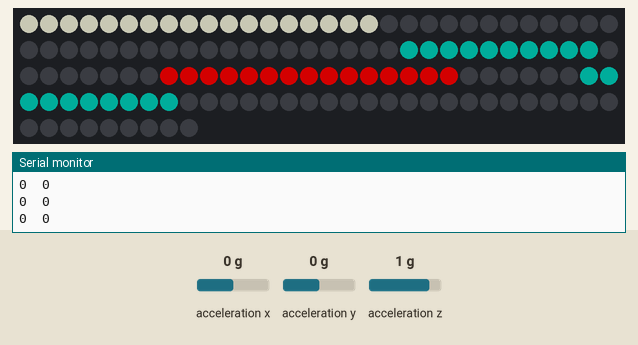
This sketch was run on a simulated Arduino Uno, built with avr-gcc and run on an emulated ATmega328P. Shown: 129 RGB LEDs in strip order, left to right, continuing on the next row, the last lines printed to the serial monitor. The inputs (shaded band) are chosen by the test bench; at power-on: acceleration x 0 g, acceleration y 0 g, acceleration z 1 g. Dim RGB values are drawn brighter than linear; random numbers use the default seed unless the sketch sets one.

Above: at 1.5 s.
1.6 s: acceleration x set to 0.8 g
At 2.8 s:
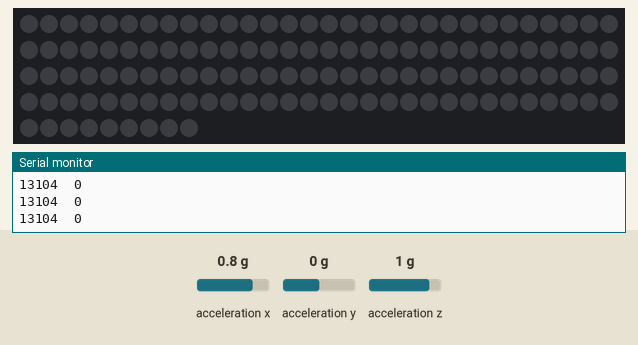
3.7 s: acceleration x set to -0.1 g
At 4.1 s:
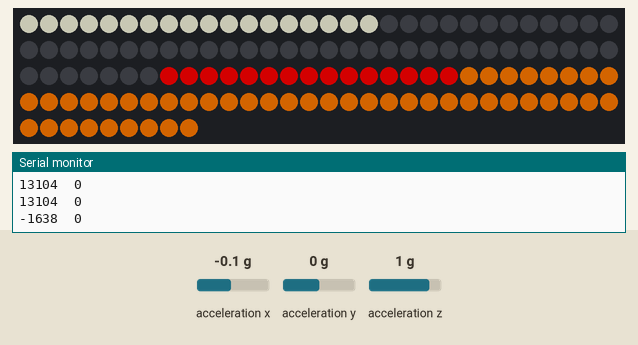
7.2 s: acceleration x set to 0 g
At 7.99 s:
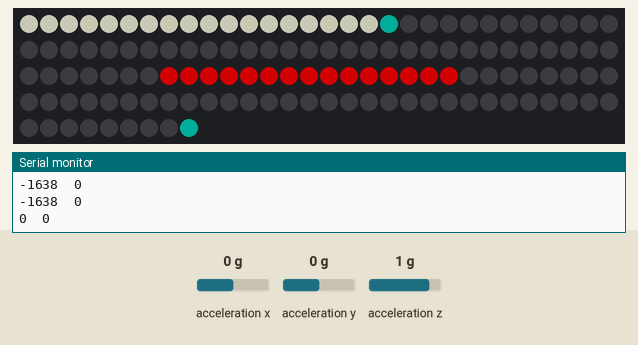
10.7 s: acceleration y set to -1.4 g
At 11.8 s:
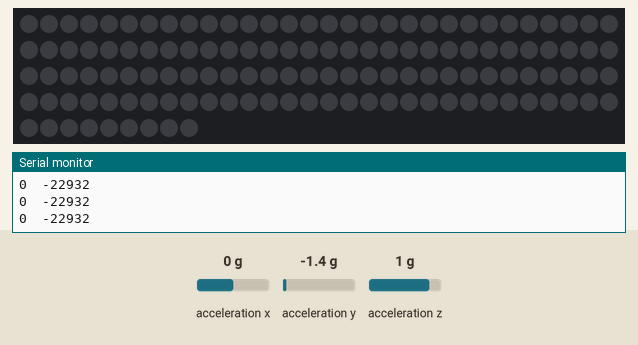
12.3 s: acceleration y set to 0.1 g
At 12.79 s:
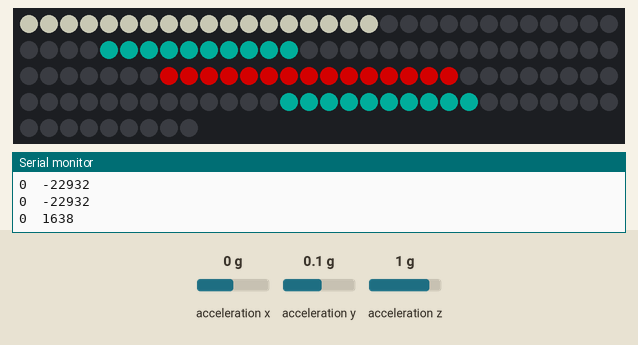
Timing chart, 0 to 15.3 s (numbered marks = the images above; inputs shaded):
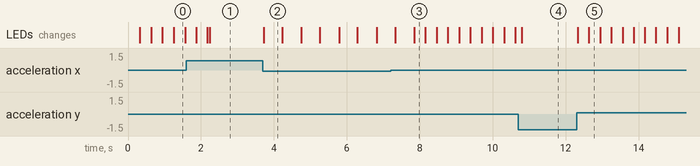

The sketch:

main.ino
```cpp
//Pin Setup
int lEDPin = 6;

//Libraries
#include <Wire.h>
#include <Adafruit_MMA8451.h>
#include <Adafruit_Sensor.h>
#include <Adafruit_NeoPixel.h>

//initialization
Adafruit_NeoPixel strip = Adafruit_NeoPixel(129, lEDPin, NEO_GRB + NEO_KHZ800);
Adafruit_MMA8451 mma = Adafruit_MMA8451();

//Color definitions
uint32_t white = strip.Color(100,100,90);
uint32_t red = strip.Color(127,0,0);
uint32_t orange = strip.Color(127,60,0);
uint32_t teal = strip.Color(0,50,45);
uint32_t chillColor = teal;

//Board Locations
int startF = 0;
int startR = 18;
int startB = 67;
int startL = 82;
int endL = 128;

int chillLength = 10;
int chillSpeed = 7; //Milliseconds before update

int stepOnLength = 12;
int stepOnSpeed = 7;

int signalSpeed = 500;

//accelerometer


void setup() {
  Serial.begin(9600);
  if (! mma.begin()) {
    Serial.println("Couldnt start");
    while (1);
  }

  mma.setRange(MMA8451_RANGE_2_G);

  Serial.print("Range = "); Serial.print(2 << mma.getRange());
  Serial.println("G");

  strip.begin();
  strip.show(); // Initialize all pixels to 'off'
}

void loop() {
  mma.read();
  Serial.print(mma.x); Serial.print("\t"); Serial.println(mma.y);
  if(mma.x < -2000 || mma.x > 2000)
  {
    off();
  }
  else
  {
    if(mma.y < -3500)
    {
      off();
    }
    else if(mma.y < -450)
    {
      forward();
      if(mma.x > 600)
     {
      signalRight();
     }
     else if(mma.x < -460)
     {
      signalLeft();
     }
     else
     {
      chill();
     }
    }
    else if(mma.y < -350)
    {
      delay(500);
      if(mma.y > -450 && mma.y < -350)
      {
        stepOn();
      }
    }
    else if(mma.y < -130)
    {
      off();
    }
    else if(mma.y < 3500)
    {
      forward();
      if(mma.x > 600)
     {
      signalRight();
     }
     else if(mma.x < -460)
     {
      signalLeft();
     }
     else
     {
      chill();
     }
    }
    else
    {
      off();
    }
  }
  delay(10);
}

void forward(){
  for(int i = startF; i < startR; i ++)
  {
  strip.setPixelColor(i, white);
  }

  for(int i = startR; i < startB; i++)
  {
    strip.setPixelColor(i, 0);
  }

  for(int i = startB; i < startL; i ++)
  {
  strip.setPixelColor(i, red);
  }

  for(int i = startL; i <= endL; i++)
  {
    strip.setPixelColor(i, 0);
  }

  strip.show();
}

void reverse(){
  for(int i = startF; i < startR; i ++)
  {
  strip.setPixelColor(i, red);
  }

  for(int i = startB; i < startL; i ++)
  {
  strip.setPixelColor(i, white);
  }

  strip.show();
}

void signalRight(){
  for(int i = startR; i < startB; i++)
  {
    strip.setPixelColor(i, orange);
  }
  strip.show();
  delay(signalSpeed);
  for(int i = startR; i < startB; i++)
  {
    strip.setPixelColor(i, 0);
  }
  strip.show();
  delay(signalSpeed);
}

void signalLeft(){
  for(int i = startL; i <= endL; i++)
  {
    strip.setPixelColor(i, orange);
  }
  strip.show();
  delay(signalSpeed);
  for(int i = startL; i <= endL; i++)
  {
    strip.setPixelColor(i, 0);
  }
  strip.show();
  delay(signalSpeed);
}

void chill(){
  for(int leader = startR; leader < startB + chillLength; leader ++)
  {
    if(leader < startB)
    {
    strip.setPixelColor(leader, chillColor);
    }
    if((endL + startR) - leader <=endL && (endL + startR) - leader >= startL)
    {
      strip.setPixelColor((endL + startR) - leader, chillColor);
    }

    if(leader - chillLength >= startR)
    {
      strip.setPixelColor(leader - chillLength, 0);
    }

    if(endL + startR - leader + chillLength <= endL)
    {
      strip.setPixelColor(endL + startR - leader + chillLength, 0);
    }
    strip.show();
    delay(chillSpeed);
  }

}

void party(){
  for(int cycle = 0; cycle < 20; cycle++){
    for(int i = 10; i < 30; i++){
      strip.setPixelColor(i, random(127), random(127), random(127));
    }
    for(int i = 40; i < 60; i++){
      strip.setPixelColor(i, random(127), random(127), random(127));
    }

    strip.show();
    delay(50);

    for(int i = 10; i < 30; i++){
      strip.setPixelColor(i, 0);
    }
    for(int i = 40; i < 60; i++){
      strip.setPixelColor(i, 0);
    }

    strip.show();
    delay(10);
  }
}


void stepOn(){
    int follow;
    for(int leader = 0; leader <= endL; leader ++)
    {
      if(leader - stepOnLength < 0)
      {
        follow = leader - stepOnLength + 128;
      }
      else
      {
        follow = leader - stepOnLength;
      }
      strip.setPixelColor(leader, teal);
      strip.setPixelColor(follow, 0);
      strip.show();
      delay(stepOnSpeed);
    }
}

void off(){
  for(int i = 0; i < strip.numPixels(); i++)
  {
    strip.setPixelColor(i, 0);
  }
  strip.show();
}
```

Measured:
- after the input at 3.7 s, the LEDs: change at once (image 2)
- after the input at 12.3 s, the LEDs: first change at once (image 5 shows a later state)
- what the display in image 2 shows lasts 0.5 s, from 3.7 s to 4.2 s
